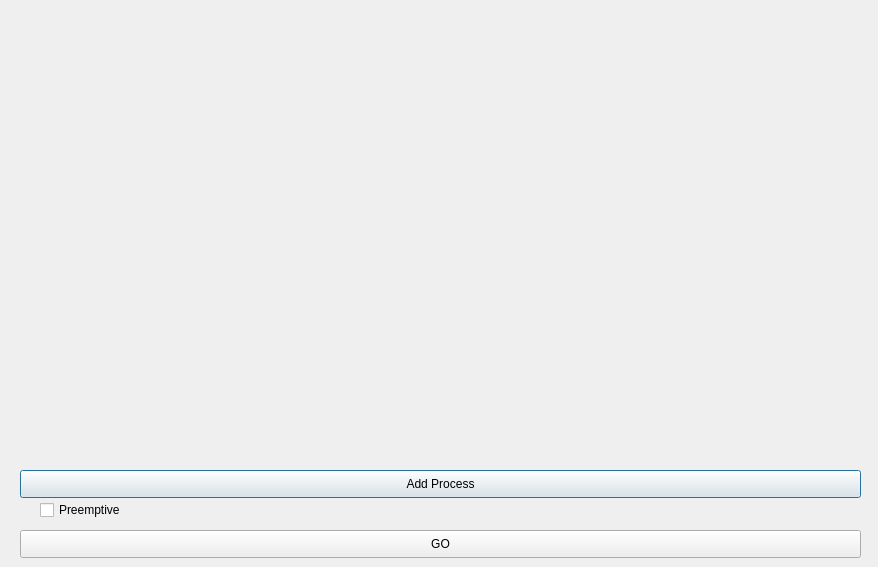
<?xml version="1.0" encoding="UTF-8"?>
<ui version="4.0">
 <class>Priority_Dialog</class>
 <widget class="QDialog" name="Priority_Dialog">
  <property name="geometry">
   <rect>
    <x>0</x>
    <y>0</y>
    <width>878</width>
    <height>567</height>
   </rect>
  </property>
  <property name="windowTitle">
   <string>Dialog</string>
  </property>
  <widget class="QCheckBox" name="checkBox">
   <property name="geometry">
    <rect>
     <x>40</x>
     <y>500</y>
     <width>101</width>
     <height>20</height>
    </rect>
   </property>
   <property name="sizePolicy">
    <sizepolicy hsizetype="Fixed" vsizetype="Fixed">
     <horstretch>0</horstretch>
     <verstretch>0</verstretch>
    </sizepolicy>
   </property>
   <property name="text">
    <string>Preemptive</string>
   </property>
  </widget>
  <widget class="QWidget" name="verticalLayoutWidget">
   <property name="geometry">
    <rect>
     <x>20</x>
     <y>16</y>
     <width>841</width>
     <height>441</height>
    </rect>
   </property>
   <layout class="QVBoxLayout" name="verticalLayout_2"/>
  </widget>
  <widget class="QPushButton" name="pushButton_addProcess">
   <property name="geometry">
    <rect>
     <x>20</x>
     <y>470</y>
     <width>841</width>
     <height>28</height>
    </rect>
   </property>
   <property name="sizePolicy">
    <sizepolicy hsizetype="Preferred" vsizetype="Fixed">
     <horstretch>0</horstretch>
     <verstretch>0</verstretch>
    </sizepolicy>
   </property>
   <property name="text">
    <string>Add Process</string>
   </property>
  </widget>
  <widget class="QPushButton" name="pushButton_Go">
   <property name="geometry">
    <rect>
     <x>20</x>
     <y>530</y>
     <width>841</width>
     <height>28</height>
    </rect>
   </property>
   <property name="sizePolicy">
    <sizepolicy hsizetype="Preferred" vsizetype="Fixed">
     <horstretch>0</horstretch>
     <verstretch>0</verstretch>
    </sizepolicy>
   </property>
   <property name="text">
    <string>GO</string>
   </property>
  </widget>
 </widget>
 <resources/>
 <connections/>
</ui>
